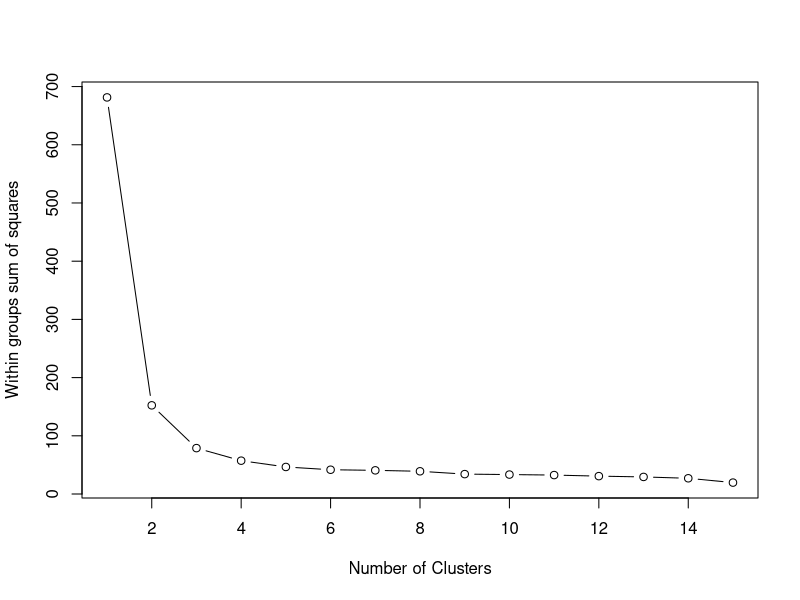
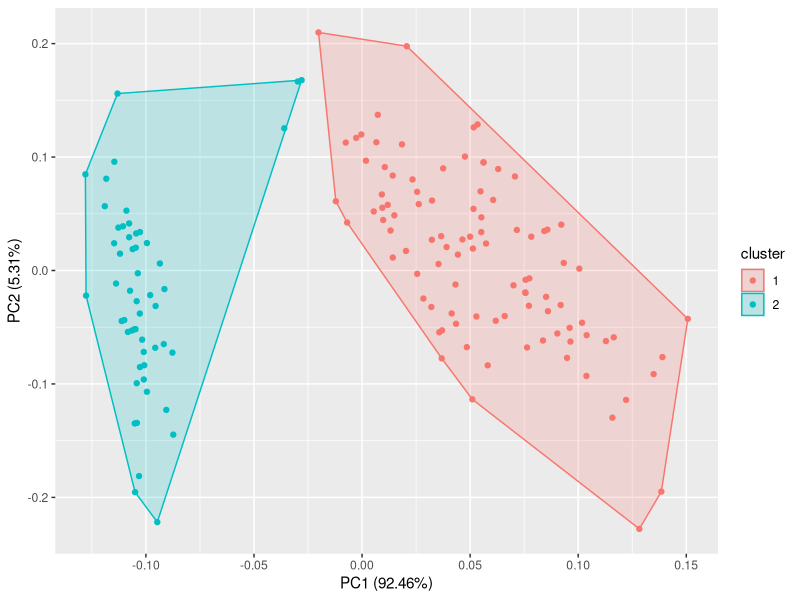
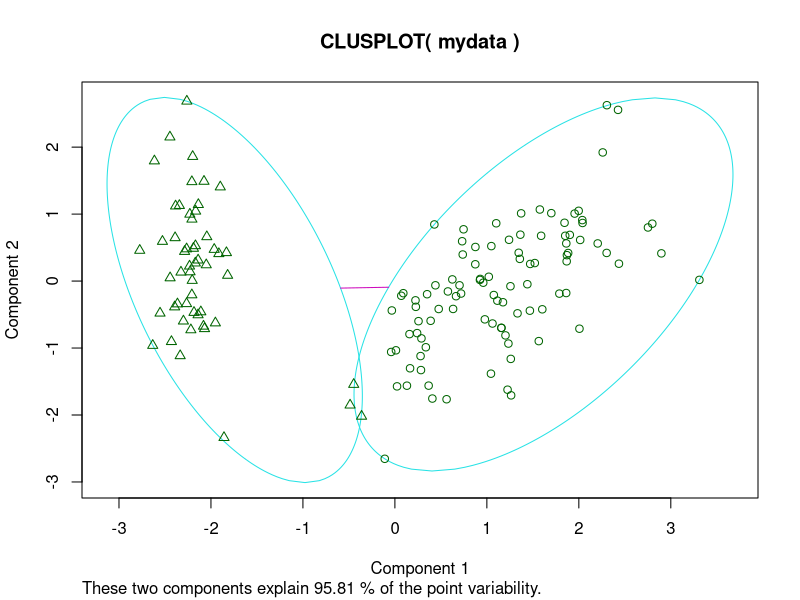
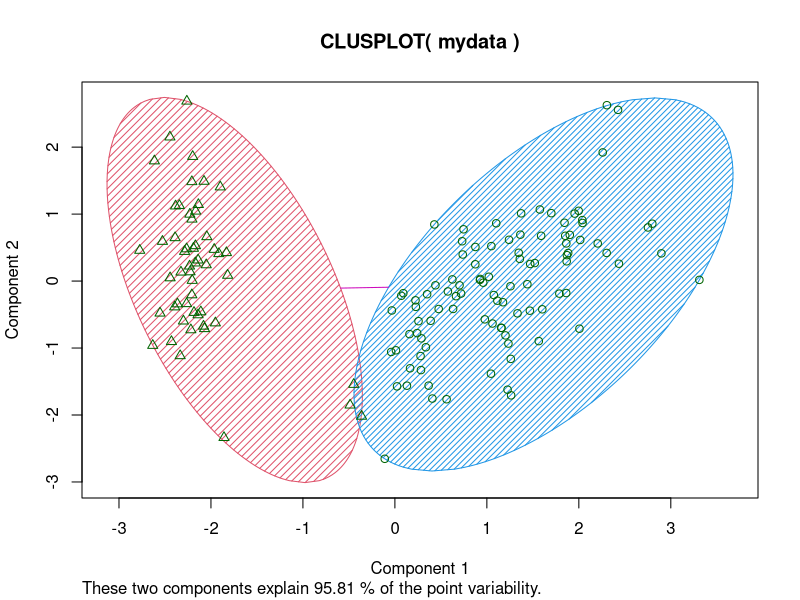
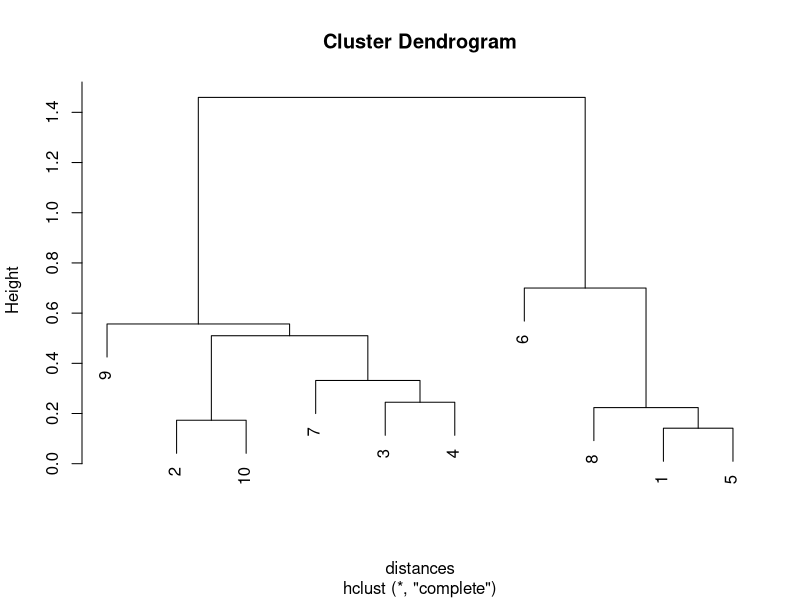
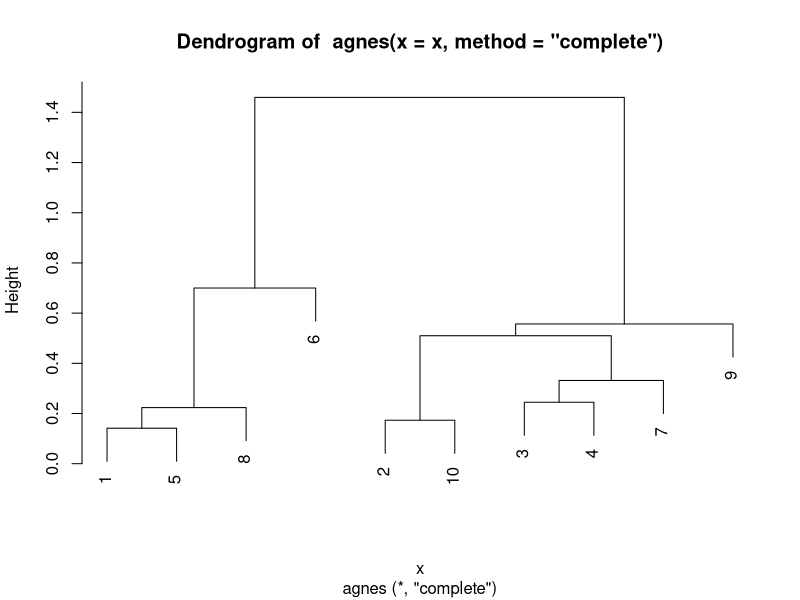
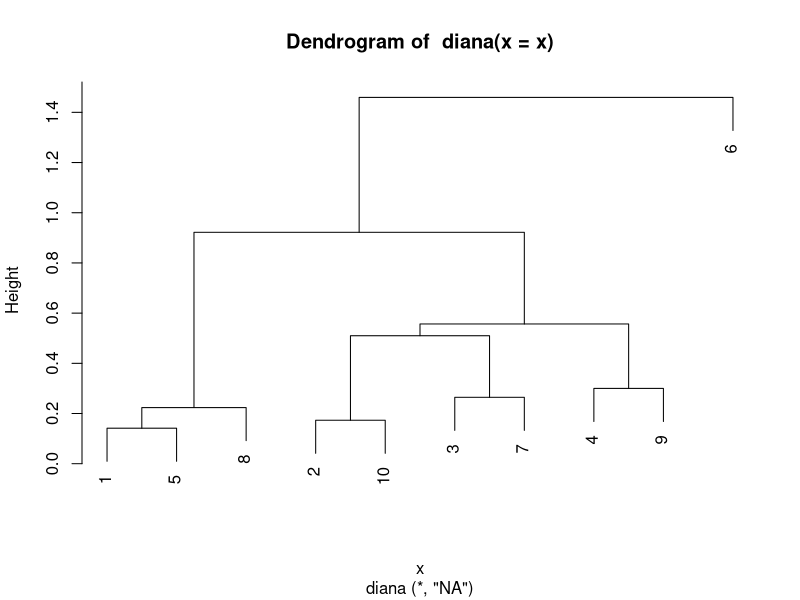

The R source for these figures, in order:
library(ggplot2)
library(ggfortify)
library(stats)
library(dplyr)
View(iris) #View the iris data set
#since the cluster analysis is a branch of unsupervised machine learning, we need to unlabel our data
#the species column is to be ignored..
mydata = select(iris,c(1,2,3,4))

#For Your Information::::::#
#WSS plot to choose the optimum number of clusters
#WSS plot function
wssplot <- function(data, nc=15, seed=1234){
  wss <- (nrow(data)-1)*sum(apply(data,2,var))
  for (i in 2:nc){
    set.seed(seed)
    wss[i] <- sum(kmeans(data, centers=i)$withinss)}
  plot(1:nc, wss, type="b", xlab="Number of Clusters",
       ylab="Within groups sum of squares")
  wss
}

#view wss plot to obtain the optimum number of clusters K:
wssplot(mydata) #Spot the value at the elbow


#perfrom the K-means cluster analysis
KM = kmeans(mydata, 2) #insert the data and number of clusters of your choice or by the wss recommended optimum number of clusters
#clusterplots:
autoplot(KM,mydata,frame=TRUE)
KM$centers #the centers of clusters
library(cluster)
clusplot(mydata,KM$cluster)
clusplot(mydata,KM$cluster,color=T,shade=T)

#hierarchical clustering:
#Agglomerative method:
x=(mydata[1:10,1:4]) #Perform cluster analysis on the top 10 rows of the data
x
distances=dist(x, method ="euclidean") #compute the distance between data rows
hclusters=hclust(distances)
plot(hclusters)
distances

#Agglomerative method "alternative":
agh=agnes(x,method="complete")
agh$ac #look at the agglomerative coeffecient
#the lower the agglomerative coeffecient, the better the clustering
pltree(agh)

#Divisive method:
dh=diana(x)
dh$dc #Disisive coeffecient
pltree(dh)
library(magrittr) # needs to be run every time you start R and want to use %>%
library(dplyr)    # alternatively, this also loads %>%

# create function to calculate Manhattan distance
manhattan_dist <- function(a, b){
  dist <- abs(a-b)
  dist <- sum(dist)
  return(dist)
}
# get dist manhatan :
distance=function(x,y){
  dis=manhattan_dist(x, y)
  result <- dis
}

# calculate average distance  :
avg_dist=function(i,c,n){
  sum = 0 
  for (x in 1:nrow(c)){
    d=distance(c[x,],i)
    sum=sum+d
  }
  avg=sum/n
}


# caclulating ai values of all points in cluster ci 
ai_vect_for_ci_points=
  function(ci,nci){
    ai=c()
    for (row in 1:nrow(ci)){ 
      aii= avg_dist(ci[row,],ci,nci)
      ai=append(ai,aii)}
    result<-ai    }



# caclulating bi valuse of all points in cluster ci 
bi_vect_for_ci_points=
  function(ci,ncj,cj){
    bi=c()
    for (row in 1:nrow(ci)){ 
      bii= min(avg_dist(ci[row,],cj,ncj))
      bi=append(bi,bii)}
    result<-bi    }


#caclulating si values : 
si_vect_for_ci_points=
  function(a,b){
    si=c()
    for (i in 1:length(a)){
      max=max(a[i],b[i])
      s=(b[i]-a[i])/max
      si=append(si,s)
    }
    result <- si
    
  }

c=matrix(c(0,0,0,1,2,3,3,3,3,4) ,byrow=TRUE,nrow=5)
d=data.frame(c)
install.packages("cluster" ,dependencies = TRUE)
library(cluster)

k=4
for (i in 2:k){ 
  cat("cluster = ", i)
  print(" ")
  model_l <- kmeans( d , centers = i)
  data_cluster <- cbind(d, cluster = model_l$cluster)
  
  print("all data with thier clusters")
  print(" ")
  
  print(data_cluster)
  print(" ")
  sumaary_c=data.frame(k=c(1),clus=c(1),sum_s=c(5))
  print(" s_values  for points of each  cluster")
  t=c()
  summ=c()
  for (f in 1:i ){
    cat("cluster = ", f)
    print(" ")
    dc=filter(data_cluster, cluster == f )
    all=data.matrix(data_cluster[1:2])
    c_data=data.matrix(dc[1:2])
    a_c=ai_vect_for_ci_points(c_data,length(c_data)-1)
    b_c=bi_vect_for_ci_points(c_data,length(all),all)
    s_c=si_vect_for_ci_points(a_c,b_c)
    print(s_c)
    t=append(t,s_c)
    print(t)
    
    
  }
  
  summ=append(summ,sum(t))
  print("total of this iteration : ")
  print(summ)
}
